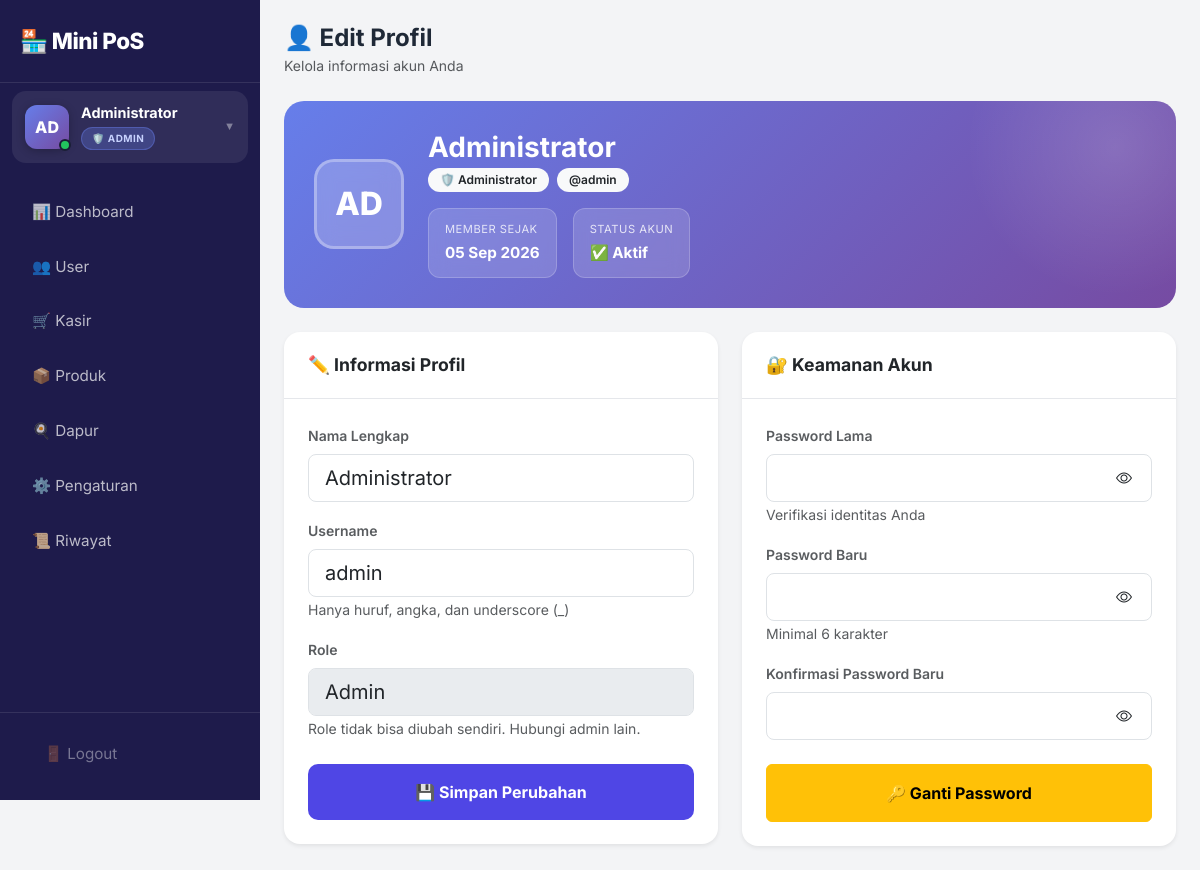
The app's page /profile.php (signed in) with its own data.
### tables this page shows
CREATE TABLE users (
    id INT AUTO_INCREMENT PRIMARY KEY,
    username VARCHAR(50) NOT NULL UNIQUE,
    password_hash VARCHAR(255) NOT NULL,
    full_name VARCHAR(100) NOT NULL,
    role ENUM('admin', 'kasir') NOT NULL DEFAULT 'kasir',
    is_active TINYINT(1) NOT NULL DEFAULT 1,
    created_at TIMESTAMP DEFAULT CURRENT_TIMESTAMP
);

### config/auth.php (called while the page is built, shortened)
<?php
function isLoggedIn(): bool
{
    return isset($_SESSION['user_id']) && !empty($_SESSION['user_id']);
}
function hasRole(string $role): bool
{
    return isLoggedIn() && ($_SESSION['role'] ?? '') === $role;
}

### profile.php (the view, shortened to what this page needs)
<?php
require_once 'config/database.php';
$stmt = $pdo->prepare("SELECT * FROM users WHERE id = ?");
$stmt->execute([$_SESSION['user_id']]);
$currentUser = $stmt->fetch();
$role = $currentUser['role'];
$initials = strtoupper(substr($currentUser['full_name'], 0, 2));
?>
<!DOCTYPE html>
<html lang="id">
<head>
    <link href="https://cdn.jsdelivr.net/npm/bootstrap@5.3.0/dist/css/bootstrap.min.css" rel="stylesheet">
    <link href="https://cdn.jsdelivr.net/npm/bootstrap-icons@1.11.0/font/bootstrap-icons.css" rel="stylesheet">
    <link rel="stylesheet" href="assets/style.css">
</head>
<body>
<div class="sidebar" id="sidebar">
    <div class="brand">🏪 Mini PoS</div>
    <div class="user-info-wrapper" id="userWrapper">
        <div class="user-info" onclick="toggleUserDropdown(event)">
            <div class="user-avatar <?= $role ?>"><?= $initials ?></div>
            <div class="user-details">
                <div class="user-name"><?= htmlspecialchars($_SESSION['full_name']) ?></div>
                <span class="user-role-badge <?= $role ?>">
                    <?= $role === 'admin' ? '🛡️' : '🛒' ?> <?= ucfirst($role) ?>
                </span>
            </div>
            <span class="user-dropdown-icon">▼</span>
        </div>
    </div>
    <nav>
        <?php if (hasRole('admin')): ?>
            <a href="dashboard.php" class="nav-link">📊 Dashboard</a>
            <a href="users.php" class="nav-link">👥 User</a>
        <?php endif; ?>
        <a href="index.php" class="nav-link">🛒 Kasir</a>
        <?php if (hasRole('admin')): ?>
            <a href="products.php" class="nav-link">📦 Produk</a>
        <?php endif; ?>
        <a href="kitchen.php" class="nav-link">🍳 Dapur</a>
        <?php if (hasRole('admin')): ?>
            <a href="settings.php" class="nav-link">⚙️ Pengaturan</a>
        <?php endif; ?>
        <a href="history.php" class="nav-link">📜 Riwayat</a>
    </nav>
    <div class="sidebar-footer">
        <a href="logout.php" class="nav-link logout">🚪 Logout</a>
    </div>
</div>
<div class="main-content">
    <div class="d-flex justify-content-between align-items-center mb-4 flex-wrap gap-2">
        <div>
            <h4 class="fw-bold m-0">👤 Edit Profil</h4>
            <small class="text-muted">Kelola informasi akun Anda</small>
        </div>
    </div>
    <div class="profile-header-card <?= $role === 'kasir' ? 'kasir-theme' : '' ?>">
        <div class="d-flex align-items-center gap-4 flex-wrap position-relative">
            <div class="profile-avatar-large"><?= $initials ?></div>
            <div class="flex-grow-1">
                <h3 class="fw-bold mb-1"><?= htmlspecialchars($currentUser['full_name']) ?></h3>
                <div class="d-flex align-items-center gap-2 mb-3 flex-wrap">
                    <span class="badge bg-light text-dark">
                        <?= $role === 'admin' ? '🛡️ Administrator' : '🛒 Kasir' ?>
                    </span>
                    <span class="badge bg-light text-dark">@<?= htmlspecialchars($currentUser['username']) ?></span>
                </div>
                <div class="d-flex gap-3 flex-wrap">
                    <div class="profile-stat-box">
                        <div class="label">Member Sejak</div>
                        <div class="value"><?= date('d M Y', strtotime($currentUser['created_at'])) ?></div>
                    </div>
                    <div class="profile-stat-box">
                        <div class="label">Status Akun</div>
                        <div class="value"><?= $currentUser['is_active'] ? '✅ Aktif' : '❌ Nonaktif' ?></div>
                    </div>
                </div>
            </div>
        </div>
    </div>
    <div class="row g-4">
        <div class="col-12 col-lg-6">
            <div class="card border-0 shadow-sm">
                <div class="card-header fw-bold">
                    ✏️ Informasi Profil
                </div>
                <div class="card-body p-4">
                    <form action="process_profile.php" method="POST">
                        <div class="mb-3">
                            <label class="form-label fw-semibold small text-muted">Nama Lengkap</label>
                            <input type="text" name="full_name" class="form-control form-control-lg"
                                   value="<?= htmlspecialchars($currentUser['full_name']) ?>" required>
                        </div>
                        <div class="mb-3">
                            <label class="form-label fw-semibold small text-muted">Username</label>
                            <input type="text" name="username" class="form-control form-control-lg"
                                   value="<?= htmlspecialchars($currentUser['username']) ?>" required
                                   pattern="[a-zA-Z0-9_]+" title="Hanya huruf, angka, dan underscore">
                            <small class="text-muted">Hanya huruf, angka, dan underscore (_)</small>
                        </div>
                        <div class="mb-4">
                            <label class="form-label fw-semibold small text-muted">Role</label>
                            <input type="text" class="form-control form-control-lg"
                                   value="<?= ucfirst($currentUser['role']) ?>" disabled>
                            <small class="text-muted">Role tidak bisa diubah sendiri. Hubungi admin lain.</small>
                        </div>
                        <button type="submit" class="btn btn-primary w-100 py-3 fw-bold">
                            💾 Simpan Perubahan
                        </button>
                    </form>
                </div>
            </div>
        </div>
        <div class="col-12 col-lg-6">
            <div class="card border-0 shadow-sm">
                <div class="card-header fw-bold">
                    🔐 Keamanan Akun
                </div>
                <div class="card-body p-4">
                    <form action="process_profile.php" method="POST" id="passwordForm">
                        <div class="mb-3">
                            <label class="form-label fw-semibold small text-muted">Password Lama</label>
                            <div class="position-relative">
                                <input type="password" name="old_password" id="oldPassword"
                                       class="form-control form-control-lg" required
                                       style="padding-right: 48px;">
                                <button type="button" class="btn position-absolute top-50 end-0 translate-middle-y me-2"
                                        style="border:none;background:none;"
                                        onclick="togglePass('oldPassword', this)">
                                    <i class="bi bi-eye"></i>
                                </button>
                            </div>
                            <small class="text-muted">Verifikasi identitas Anda</small>
                        </div>
                        <div class="mb-3">
                            <label class="form-label fw-semibold small text-muted">Password Baru</label>
                            <div class="position-relative">
                                <input type="password" name="new_password" id="newPassword"
                                       class="form-control form-control-lg" required minlength="6"
                                       style="padding-right: 48px;">
                                <button type="button" class="btn position-absolute top-50 end-0 translate-middle-y me-2"
                                        style="border:none;background:none;"
                                        onclick="togglePass('newPassword', this)">
                                    <i class="bi bi-eye"></i>
                                </button>
                            </div>
                            <small class="text-muted">Minimal 6 karakter</small>
                        </div>
                        <div class="mb-4">
                            <label class="form-label fw-semibold small text-muted">Konfirmasi Password Baru</label>
                            <div class="position-relative">
                                <input type="password" name="confirm_password" id="confirmPassword"
                                       class="form-control form-control-lg" required
                                       style="padding-right: 48px;">
                                <button type="button" class="btn position-absolute top-50 end-0 translate-middle-y me-2"
                                        style="border:none;background:none;"
                                        onclick="togglePass('confirmPassword', this)">
                                    <i class="bi bi-eye"></i>
                                </button>
                            </div>
                        </div>
                        <button type="submit" class="btn btn-warning w-100 py-3 fw-bold" id="btnChangePass">
                            🔑 Ganti Password
                        </button>
                    </form>
                </div>
            </div>
        </div>
    </div>
</div>
</body>
</html>

### records on screen
users: full_name "AD", role "ADMIN", full_name "Administrator", username "admin", created_at "05 Sep 2026", role "Admin"

### other values on screen
$_SESSION['full_name'] "Administrator"
